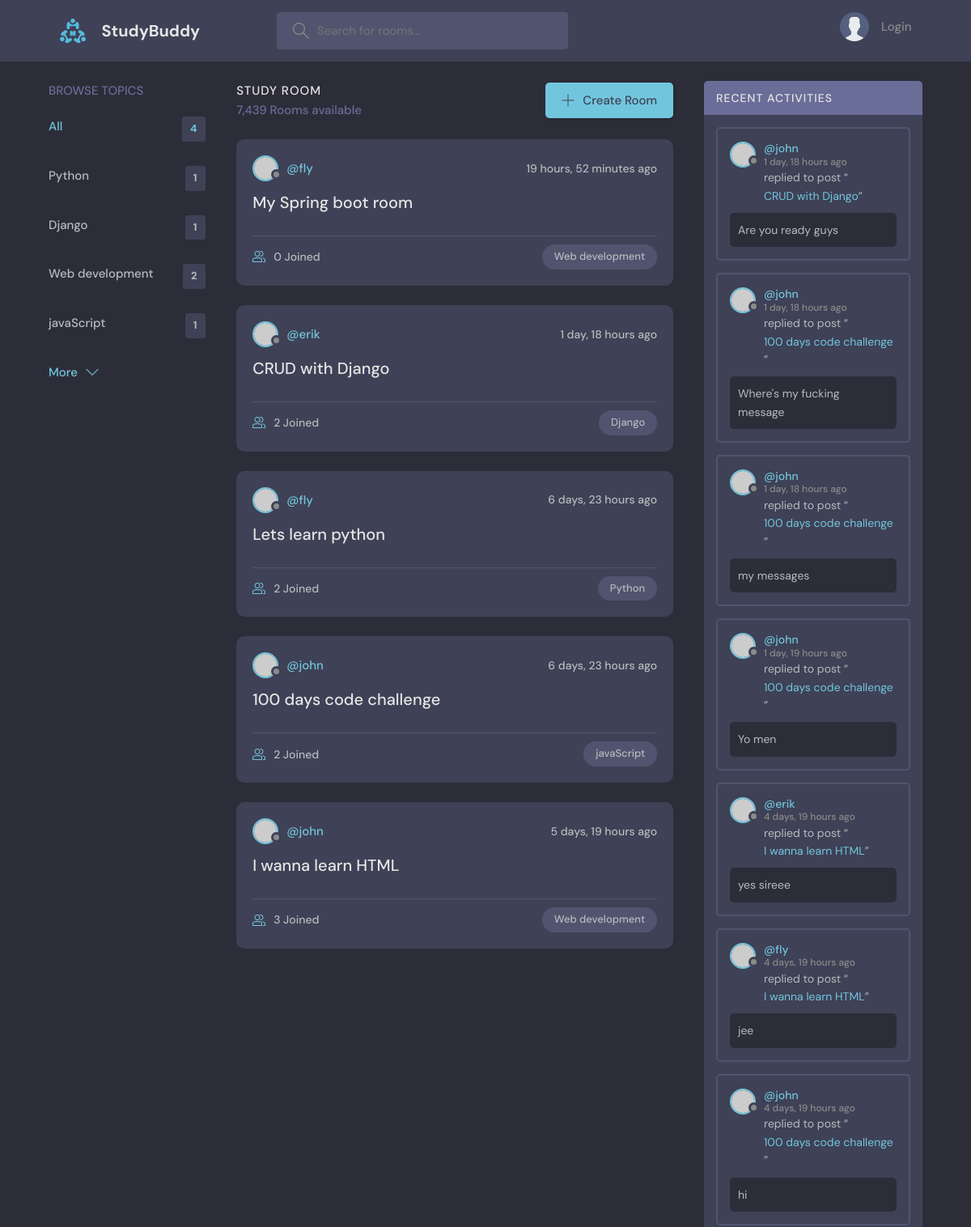
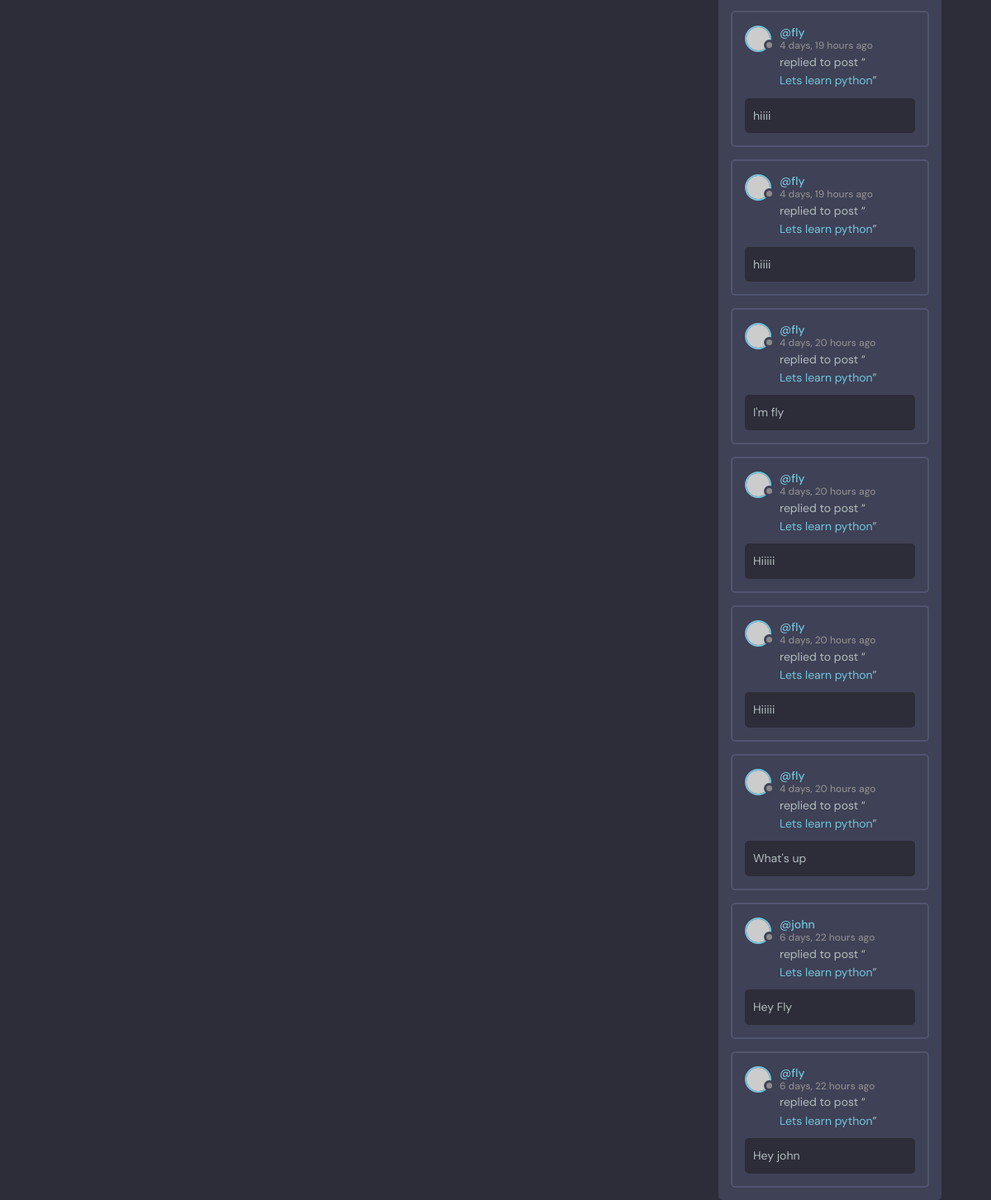
The page / on the database its author committed (2 pictures, top to bottom).
### base/models.py (models this page shows, shortened)
class Topic(models.Model):
    name = models.CharField(max_length=200)
    updated = models.DateTimeField(auto_now=True)
    created = models.DateTimeField(auto_now_add=True)

class Room(models.Model):
    name = models.CharField(max_length=200)
    description = models.TextField(null=True, blank=True)
    host = models.ForeignKey(User, on_delete=models.SET_NULL, null=True)
    topic = models.ForeignKey(Topic, on_delete=models.SET_NULL, null=True)
    participants = models.ManyToManyField(User, related_name="participants")
    updated = models.DateTimeField(auto_now=True)
    created = models.DateTimeField(auto_now_add=True)
    class Meta:
        ordering = ['-updated', '-created']
    def __str__(self) -> str:
        return str(self.name)

class Message(models.Model):
    user = models.ForeignKey(User, on_delete=models.CASCADE)
    room = models.ForeignKey(Room, on_delete=models.CASCADE)
    body = models.TextField()
    updated = models.DateTimeField(auto_now=True)
    created = models.DateTimeField(auto_now_add=True)
    class Meta:
        ordering = ['-created', '-updated']

### base/views.py (the view)
# urls.py: path("", views.home, name="home"),
def home(request):
    q = request.GET.get("q") if request.GET.get("q") else ""
    rooms = Room.objects.filter(
        Q(topic__name__icontains=q) | Q(name__icontains=q) | Q(description__icontains=q)
    )
    topics = Topic.objects.all()
    room_messages = Message.objects.filter(
        Q(room__topic__name__icontains=q)
    )
    context = {
        "rooms": rooms,
        "topics": topics,
        "rooms_messages": room_messages
    }
    return render(request, "base/home.html", context)

### base/templates/base/home.html (shortened to what this page needs)
{% extends 'main.html' %}
{% block content %}
    <main class="layout layout--3">
        <div class="container">
           {% include 'base/topics_component.html' %}
            <div class="roomList">
                <div class="roomList__header">
                    <div>
                        <h2>Study Room</h2>
                        <p>7,439 Rooms available</p>
                    </div>
                    <a class="btn btn--main" href="../../../theme/create-room.html">
                        <svg version="1.1" xmlns="http://www.w3.org/2000/svg" width="32" height="32"
                             viewBox="0 0 32 32">
                            <title>add</title>
                            <path
                                    d="M16.943 0.943h-1.885v14.115h-14.115v1.885h14.115v14.115h1.885v-14.115h14.115v-1.885h-14.115v-14.115z"
                            ></path>
                        </svg>
                        Create Room
                    </a>
                </div>
                {% include 'base/feed_component.html' %}
            </div>
            {% include 'base/activity_component.html' %}
        </div>
    </main>
{% endblock %}

### base/templates/base/topics_component.html
<div class="topics">
    <div class="topics__header">
        <h2>Browse Topics</h2>
    </div>
    <ul class="topics__list">
        <li>
            <a href="{% url 'home' %}" class="active">All <span>{{ topics.count }}</span></a>
        </li>
        {% for topic in topics %}
            <li>
                <a href="{% url 'home' %}?q={{ topic.name }}">{{ topic.name }}
                    <span>{{ topic.room_set.all.count }}</span></a>
            </li>
        {% endfor %}
    </ul>
    <a class="btn btn--link" href="../../../theme/topics.html">
        More
        <svg version="1.1" xmlns="http://www.w3.org/2000/svg" width="32" height="32" viewBox="0 0 32 32">
            <title>chevron-down</title>
            <path d="M16 21l-13-13h-3l16 16 16-16h-3l-13 13z"></path>
        </svg>
    </a>
</div>

### base/templates/base/feed_component.html (shortened to what this page needs)
{% for room in rooms %}
    <div class="roomListRoom">
        <div class="roomListRoom__header">
            <a href="{% url 'user-profile' room.host.id %}" class="roomListRoom__author">
                <div class="avatar avatar--small">
                    <img src="https://randomuser.me/api/portraits/women/11.jpg"/>
                </div>
                <span>@{{ room.host.username }}</span>
            </a>
            <div class="roomListRoom__actions">
                <span>{{ room.created|timesince }} ago</span>
            </div>
        </div>
        <div class="roomListRoom__content">
            <a href="{% url 'room-detail' room.id %}">{{ room.name }}</a>
        </div>
        <div class="roomListRoom__meta">
            <a href="{% url 'room-detail' room.id %}" class="roomListRoom__joined">
                {{ room.participants.all.count }} Joined
            </a>
            <p class="roomListRoom__topic">{{ room.topic.name }}</p>
        </div>
    </div>
{% endfor %}

### base/templates/base/activity_component.html (shortened to what this page needs)
<div class="activities">
    <div class="activities__header">
        <h2>Recent Activities</h2>
    </div>
    {% for message in rooms_messages %}
        <div class="activities__box">
            <div class="activities__boxHeader roomListRoom__header">
                <a href="{% url 'user-profile' message.user.id %}" class="roomListRoom__author">
                    <div class="avatar avatar--small">
                        <img src="https://randomuser.me/api/portraits/women/11.jpg"/>
                    </div>
                    <p>
                        @{{ message.user }}
                        <span>{{ message.created|timesince }} ago</span>
                    </p>
                </a>
            </div>
            <div class="activities__boxContent">
                <p>replied to post “<a href="{% url 'room-detail' message.room.id %}">{{ message.room }}</a>”
                </p>
                <div class="activities__boxRoomContent">
                    {{ message.body }}
                </div>
            </div>
        </div>
    {% endfor %}
</div>

### rows shown on the page
Topic: name "Python", room_set.all.count "1"
Topic: name "Django", room_set.all.count "1"
Topic: name "Web development", room_set.all.count "2"
Topic: name "javaScript", room_set.all.count "1"
Room: host.username "fly", created "19 hours, 52 minutes", name "My Spring boot room", participants.all.count "0", topic.name "Web development"
Room: host.username "erik", created "1 day, 18 hours", name "CRUD with Django", participants.all.count "2", topic.name "Django"
Room: host.username "fly", created "6 days, 23 hours", name "Lets learn python", participants.all.count "2", topic.name "Python"
Room: host.username "john", created "6 days, 23 hours", name "100 days code challenge", participants.all.count "2", topic.name "javaScript"
Room: host.username "john", created "5 days, 19 hours", name "I wanna learn HTML", participants.all.count "3", topic.name "Web development"
Message: user "john", created "1 day, 18 hours", room "CRUD with Django", body "Are you ready guys"
Message: user "john", created "1 day, 18 hours", room "100 days code challenge", body "Where's my fucking message"
Message: user "john", created "1 day, 18 hours", room "100 days code challenge", body "my messages"
Message: user "john", created "1 day, 19 hours", room "100 days code challenge", body "Yo men"
Message: user "erik", created "4 days, 19 hours", room "I wanna learn HTML", body "yes sireee"
Message: user "fly", created "4 days, 19 hours", room "I wanna learn HTML", body "jee"
Message: user "john", created "4 days, 19 hours", room "100 days code challenge", body "hi"
Message: user "fly", created "4 days, 19 hours", room "Lets learn python", body "hiiii"
Message: user "fly", created "4 days, 19 hours", room "Lets learn python", body "hiiii"
Message: user "fly", created "4 days, 20 hours", room "Lets learn python", body "I'm fly"
Message: user "fly", created "4 days, 20 hours", room "Lets learn python", body "Hiiiii"
Message: user "fly", created "4 days, 20 hours", room "Lets learn python", body "Hiiiii"
Message: user "fly", created "4 days, 20 hours", room "Lets learn python", body "What's up"
Message: user "john", created "6 days, 22 hours", room "Lets learn python", body "Hey Fly"
Message: user "fly", created "6 days, 22 hours", room "Lets learn python", body "Hey john"

### other values the page prints
{{ topics.count }} "4"
